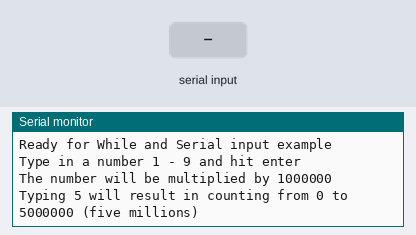
Bench run of a sketch on a simulated Arduino Uno, built with avr-gcc and run on an emulated ATmega328P. Shown: the last lines printed to the serial monitor. Inputs (shaded band) come from the test bench.

Above: at 1.2 s.
1.3 s: "90,45\n" received over Serial
At 2.2 s:
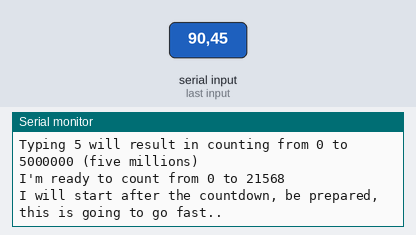
At 6.51 s:
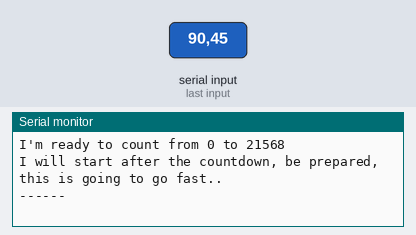

Measured:
- after the input at 1.3 s, the serial monitor: prints a new line at once (image 1)

The sketch:

WhileSerialInput.ino
```cpp
/*
 *  Serial input can be quite difficult, and have endless posibillities to make your hair gray ;-)
 *  We will only read one single character between 1 - 9 and multiply that by 1000000 to get number to count in the while loop
 *  Even that can be cumbersome as the value you get is in HEX, so 0 = 48, 1 = 49 etc. So to get the actuall value we will make it int and subtract 48
 *  from each value so 1 = HEX value 49 - 48, 2 = HEX value 50 - 48, etc...
 *  Also remember to set serial input window to no line ending, if not, each time you press enter, you will get one or two extra characters (NL or/and CR)
 *
 *  This code does not have any handeling of wrong input from user....
 *
 *  There are three while loops in this code
 *  1. looping as long as Serial is available
 *  2. A simple progressbar with text
 *  3. A loop which counts the input * 100000
 *
 *  switch is used in the progressbar, switch is similar to IF, and used her as an example of the usage
*/

char FromSerialInput;
int getNumberToCount;
long start;
long counttime;
int x = 0;
int i = 0;
float sec;

void setup() {
 Serial.begin(115200);
 Serial.println("");
 Serial.println("Ready for While and Serial input example");
 Serial.println("Type in a number 1 - 9 and hit enter");
 Serial.println("The number will be multiplied by 1000000");
 Serial.println("Typing 5 will result in counting from 0 to 5000000 (five millions)");
}

void loop() {

while(Serial.available()){
  FromSerialInput = Serial.read();
  getNumberToCount = (int(FromSerialInput)-48) * 1000000;

  Serial.println("");
  Serial.println("");
  Serial.println("I'm ready to count from 0 to " + String(getNumberToCount) );
  Serial.println("I will start after the countdown, be prepared, this is going to go fast..");
  delay(5000);
  while (i <= 3000) {
    switch (i){
      case 1000:
         Serial.println("");
         Serial.println("Ready");
         break;
      case 2000:
         Serial.println("");
         Serial.println("Steady");
         break;
      case 3000:
         Serial.println("");
         Serial.println("Goooooo");
         break;
      default:
         Serial.print("-");
         break;
    }

    i = i + 50;
    delay(50);
  }
  i = 0;
  start = millis();
  while (x <= getNumberToCount ){
    x++;
  }
  x = 0;
  counttime = millis() - start;
  sec = (float) counttime;

  Serial.println("Finished");
  Serial.println("I used " + String(counttime) + " milli seconds to count from 0 to " + String(getNumberToCount) );
  Serial.println("This is " + String(sec/1000) + " second, impressed?");
  }

}
```
